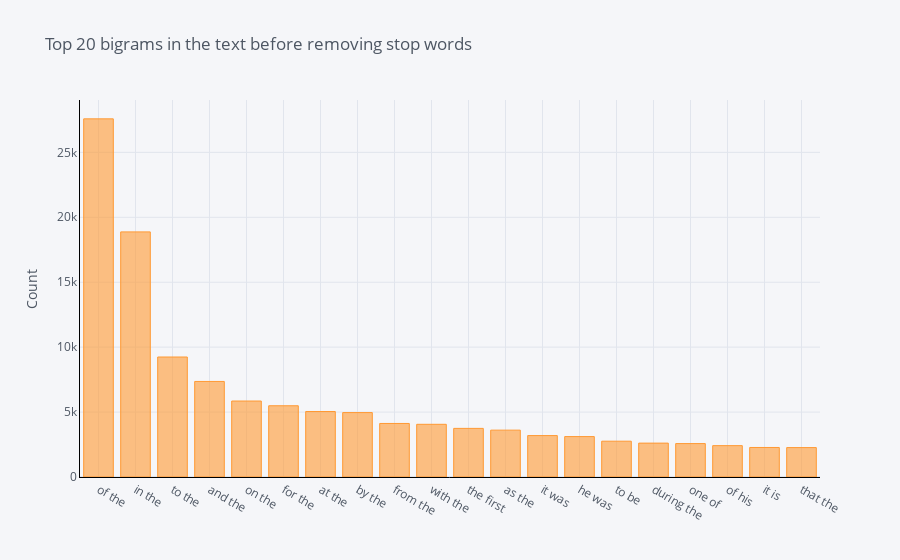

Write notebook code for a chart like this one.
### Code cell
df3.groupby('Statements').sum()['count'].sort_values(ascending=False).iplot(
    kind='bar', yTitle='Count', linecolor='black', title='Top 20 bigrams in the text before removing stop words')

### Figure 1 — Plotly figure (JSON) as saved in the notebook; plotly's stock layout.template omitted (floating-point values rounded to 4 significant figures)
{"data": [{"marker": {"color": "rgba(255, 153, 51, 0.6)", "line": {"color": "rgba(255, 153, 51, 1.0)", "width": 1}}, "name": "count", "orientation": "v", "text": "", "type": "bar", "x": ["of the", "in the", "to the", "and the", "on the", "for the", "at the", "by the", "from the", "with the", "the first", "as the", "it was", "he was", "to be", "during the", "one of", "of his", "it is", "that the"], "y": [27581, 18875, 9241, 7358, 5851, 5487, 5045, 4960, 4123, 4058, 3744, 3609, 3189, 3113, 2757, 2609, 2574, 2414, 2274, 2265]}], "layout": {"legend": {"bgcolor": "#F5F6F9", "font": {"color": "#4D5663"}}, "paper_bgcolor": "#F5F6F9", "plot_bgcolor": "#F5F6F9", "title": {"font": {"color": "#4D5663"}, "text": "Top 20 bigrams in the text before removing stop words"}, "xaxis": {"gridcolor": "#E1E5ED", "linecolor": "black", "showgrid": true, "tickfont": {"color": "#4D5663"}, "title": {"font": {"color": "#4D5663"}, "text": ""}, "zerolinecolor": "#E1E5ED"}, "yaxis": {"gridcolor": "#E1E5ED", "linecolor": "black", "showgrid": true, "tickfont": {"color": "#4D5663"}, "title": {"font": {"color": "#4D5663"}, "text": "Count"}, "zerolinecolor": "#E1E5ED"}}}
